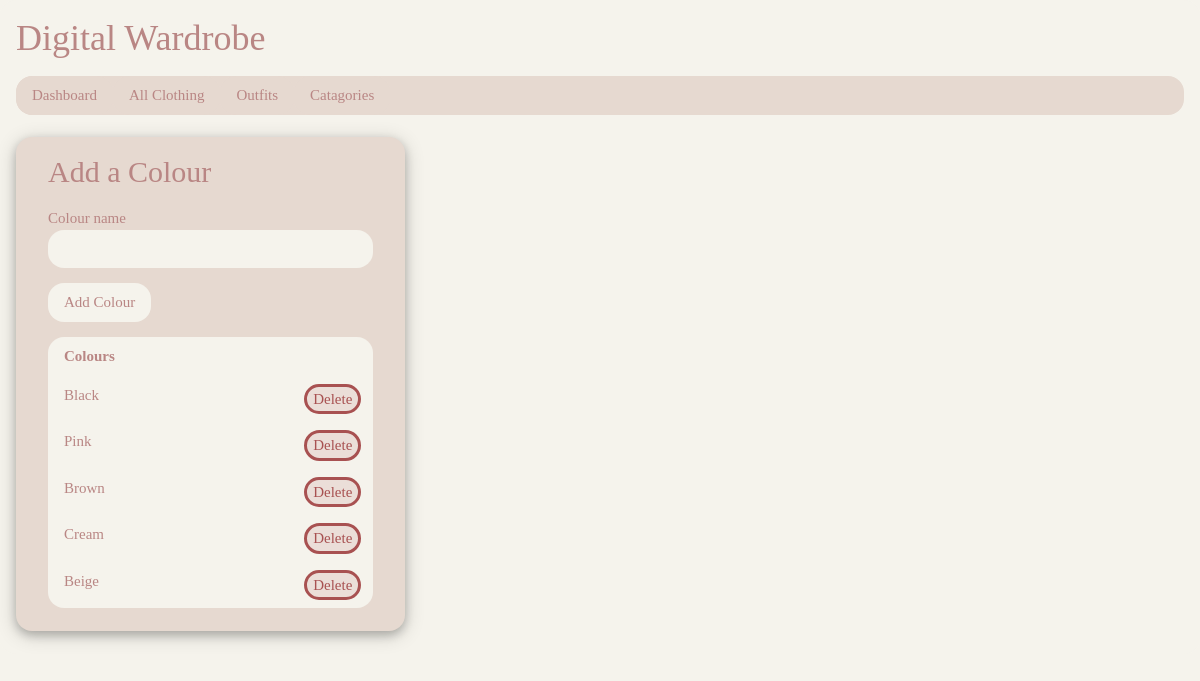
Before: /colours (signed in) with the older database file.
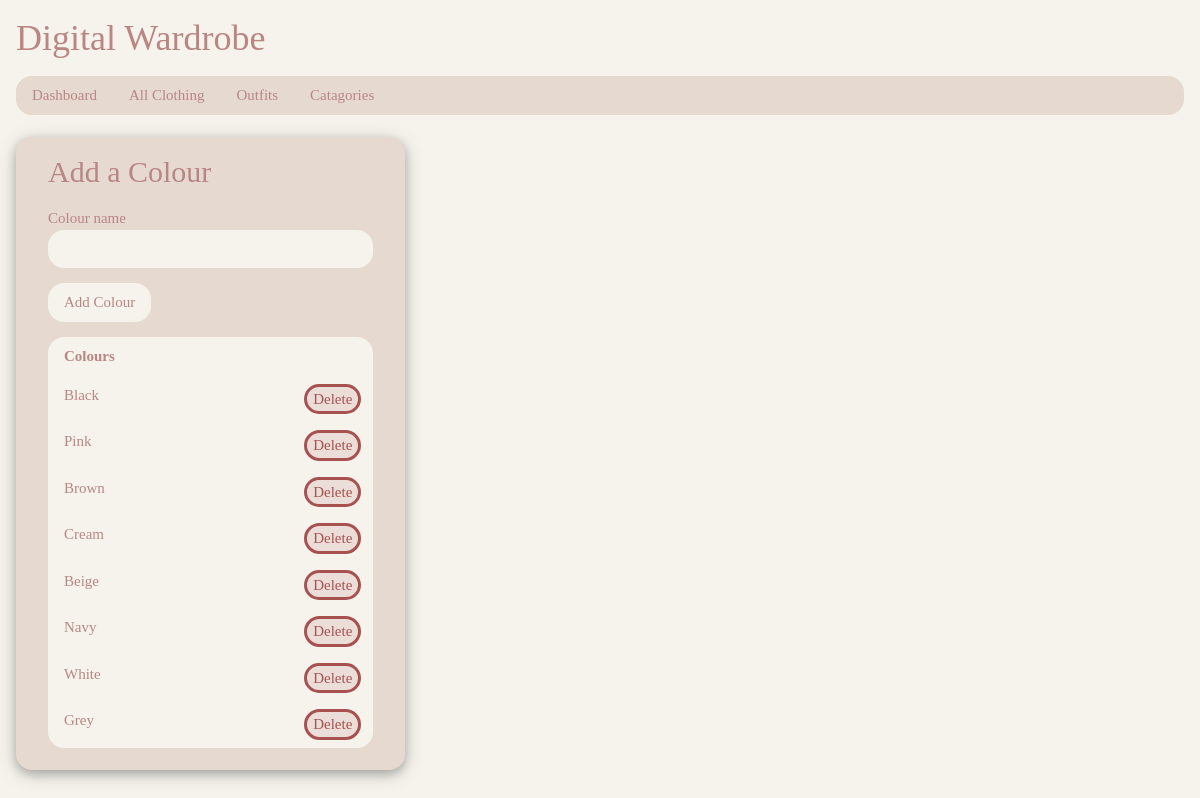
After: the same page with the newer database file.
### tables this page shows
CREATE TABLE colour (colour_id INTEGER PRIMARY KEY, colour_name TEXT, user_id INTEGER REFERENCES user (user_id));

### app.py (the view, shortened to what this page needs)
@app.route('/colours', methods=['GET', 'POST'])
def add_colour():
    if 'user_id' in session:
        user_id = session['user_id']
        return viewcolours(user_id)
    else:
        return redirect(url_for('login'))

### app.py (called while the page is built)
@app.route('/colours/<int:user_id>')
def viewcolours(user_id):
    if 'user_id' in session:
        user_id = session['user_id']
        db = sqlite3.connect(DB)
        cursor = db.cursor()
        cursor.execute("SELECT * FROM colour WHERE user_id =?", (user_id,))
        colours_results = cursor.fetchall()
        db.close()
        return render_template("colours.html", user_id=user_id, colours_results=colours_results)
    else:
        return redirect(url_for('login'))

### templates/colours.html
{% extends "base.html" %}
{% block body %}
<br>
<div class="w3-col s4">
  <div class="w3-container colour5 w3-round-xlarge w3-card-4">
    <form class="w3-container" action="{{ url_for('add_colour') }}" method="POST">
      <h2 class="heading-padding">Add a Colour</h2>
      <label> Colour name</label>
      <input name="colour_name" type="text" maxlength="25" placeholder=" " class="w3-input" required>
      <p><input button type="submit" value="Add Colour" class="w3-ckp-input-button w3-round-xlarge"></p>
    </form>
  <div class="w3-container">
    <table class="w3-table colour4">
      <tr>
        <th>Colours</th>
        <th></th>
      </tr>
      {% for item in colours_results %}
      <tr>
        <td>{{ item[1] }}</td>
        <td class="w3-right-align">
          <form method="POST" action="{{ url_for('delete_colour', ID=item[0]) }}">
            <input style="margin-right: 4px;" type="submit" title="Delete" class="input delete-button" value="Delete" onclick="return confirm('Are you sure you want to delete this Colour?')">
          </form>
        </td>
      </tr>
      {% endfor %}
    </table>
    <br>
    </div>
  </div>
  <br>
  </div>
</div>
<br>
{% endblock %}

Changed rows visible on the page:
added colour: colour_name "Navy"
added colour: colour_name "White"
added colour: colour_name "Grey"
